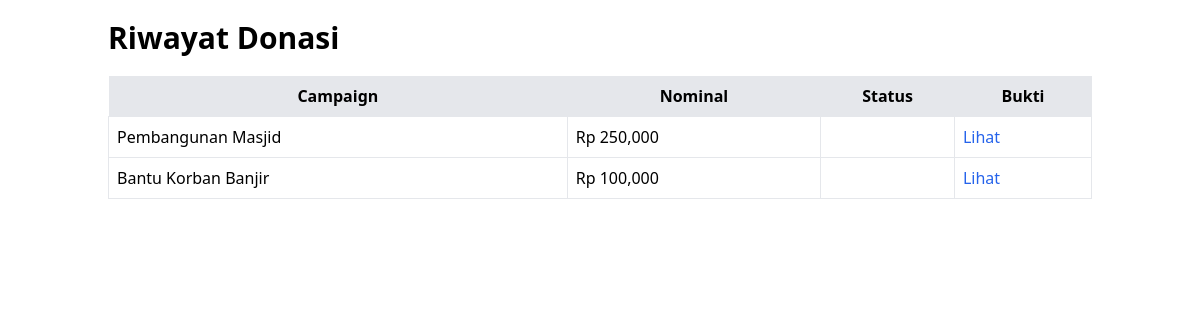
The app's page /user/riwayat.php (signed in) with its own data.
### tables this page shows
CREATE TABLE donasi (
id INT AUTO_INCREMENT PRIMARY KEY,

user_id INT NOT NULL,
campaign_id INT NOT NULL,

nominal DECIMAL(15,2) NOT NULL,

bukti_transfer VARCHAR(255),

STATUS ENUM(
    'pending',
    'diterima',
    'ditolak'
) DEFAULT 'pending',

tanggal TIMESTAMP DEFAULT CURRENT_TIMESTAMP,

CONSTRAINT fk_donasi_user
FOREIGN KEY (user_id)
REFERENCES users(id)
ON DELETE CASCADE
ON UPDATE CASCADE,

CONSTRAINT fk_donasi_campaign
FOREIGN KEY (campaign_id)
REFERENCES campaign(id)
ON DELETE CASCADE
ON UPDATE CASCADE

);

CREATE TABLE campaign (
id INT AUTO_INCREMENT PRIMARY KEY,
kategori_id INT NOT NULL,
judul VARCHAR(255) NOT NULL,
deskripsi TEXT NOT NULL,
target DECIMAL(15,2) NOT NULL,
terkumpul DECIMAL(15,2) DEFAULT 0,
gambar VARCHAR(255),
deadline DATE,
created_at TIMESTAMP DEFAULT CURRENT_TIMESTAMP,

CONSTRAINT fk_campaign_kategori
FOREIGN KEY (kategori_id)
REFERENCES kategori(id)
ON DELETE CASCADE
ON UPDATE CASCADE

);

### user/riwayat.php (the view, shortened to what this page needs)
<?php
include "../config/koneksi.php";
$idUser = $_SESSION['id'];
$data = mysqli_query($conn,"
SELECT
donasi.*,
campaign.judul
FROM donasi
JOIN campaign
ON campaign.id=donasi.campaign_id
WHERE user_id='$idUser'
ORDER BY id DESC
");
?>
<!DOCTYPE html>
<html>
<head>
<script src="https://cdn.tailwindcss.com"></script>
</head>
<body>
<div class="container mx-auto p-5">
<h1 class="text-3xl font-bold mb-5">
Riwayat Donasi
</h1>
<table class="w-full bg-white">
<tr class="bg-gray-200">
<th class="p-2">Campaign</th>
<th>Nominal</th>
<th>Status</th>
<th>Bukti</th>
</tr>
<?php while($d=mysqli_fetch_assoc($data)){ ?>
<tr>
<td class="border p-2">
<?= $d['judul'] ?>
</td>
<td class="border p-2">
Rp <?= number_format($d['nominal']) ?>
</td>
<td class="border p-2">
</td>
<td class="border p-2">
<a
href="../uploads/<?= $d['bukti_transfer'] ?>"
target="_blank"
class="text-blue-600">
Lihat
</a>
</td>
</tr>
<?php } ?>
</table>
</div>
</body>
</html>

### records on screen
donasi: campaign.judul "Pembangunan Masjid", nominal "250,000"
donasi: campaign.judul "Bantu Korban Banjir", nominal "100,000"
